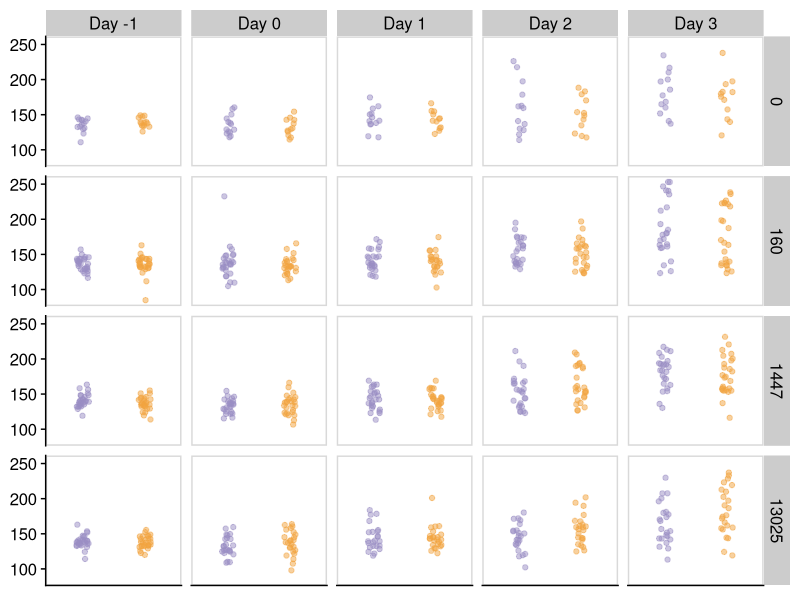

Recreate this plot in R. (Note: this script raises an error after producing the figure.)
# Thesis Script - Data Visualization
# Plots
# IR Moodie
# Last Modified = 29/03/2020

# ---- Start ----

rm(list=ls()) # clear environment

# ---- Packages ----

library(survival) # survival objects
library(survminer) # ggplot2 plotting of surv objects
library(cowplot) # plot themes
library(tidyverse) # the good stuff

# ---- Data Import ----

exp1 <- read_csv("exp1.csv", na = "na") # Experiment 1 dataset
exp2 <- read_csv("exp2.csv", na = "na") # Experiment 2 dataset
exp3 <- read_csv("exp2_effective_f.csv", na = "na") # Modified Exp 2 dataset so day is now equal to feeding day so a day where no food was give is not counted (gave up trying to do this in R so done manually)

# ---- Data tidying ----

consump1 <- gather(exp1, key = "day", value = "consumption", f0:f4) %>%
  separate(day,into=c("junk", "day"),-1) %>% 
  mutate(day = as.numeric(day)) %>%
  select(-mass_i, -mass_f, -junk, -survival, -censored) # transform consumption dataset from wide to long

consump1$day_f <- factor(consump1$day) %>%
  fct_recode("Day -1" = "0", "Day 0" = "1", "Day 1" = "2", "Day 2" = "3", "Day 3" = "4") # change day names

consump1$fungus_ordered <- factor(consump1$fungus, levels = c("dead", "alive")) # change order of fungal treatments

consump2 <- gather(exp2, key = "day", value = "consumption", f0:f4) %>%
  separate(day,into=c("junk", "day"),-1) %>% 
  mutate(day = as.numeric(day)) %>%
  select(-junk, -survival, -censored) %>%
  filter(feeding == "constant") # wide to long for exp 2

consump2$day_f <- factor(consump2$day) %>%
  fct_recode("Day -1" = "0", "Day 1" = "1", "Day 2" = "2", "Day 3" = "3", "Day 4" = "4")

consump2$method_f <- fct_recode(consump2$method, "Injection" = "injection", "Spray" = "spray") # capitalise for increased pretty-ness

consump2$fungus_ordered <- factor(consump2$fungus, levels = c("control", "alive")) # match order with previous graphs

consump3 <- gather(exp3, key = "day", value = "consumption", f0:f4) %>%
  separate(day,into=c("junk", "day"),-1) %>% 
  mutate(day = as.numeric(day)) %>%
  select(-junk, -survival, -censored) %>%
  filter(method == "spray", day != 3, day != 4)
  
consump3$day_f <- factor(consump3$day) %>%
  fct_recode("Feeding day -1" = "0", "Feeding day 0" = "1", "Feeding day 1" = "2") # set day to effective feeding day
consump3$feeding_f <- fct_recode(consump3$feeding, "Constant" = "constant", "Enforced anorexia" = "starved") # better titles
consump3$fungus_ordered <- factor(consump3$fungus, levels = c("control", "alive")) # sort order

survival1 <- exp1 %>%
  select(-mass_i, -mass_f, -f0, -f1, -f2, -f3, -f4) # survival data of interest in exp1

survival2 <- exp2 %>%
  filter(feeding == "constant") %>%
  select(-f0, -f1, -f2, -f3, -f4) # survival data of interest in exp2

survival2$method_f <- fct_recode(survival2$method, "Injection" = "injection", "Spray" = "spray")

survival3 <- exp2 %>%
  filter(method == "spray") %>%
  select(-f0, -f1, -f2, -f3, -f4) # survival data of interest in exp3

survival3$feeding_f <- fct_recode(survival3$feeding, "Constant" = "constant", "Enforced anorexia" = "starved")

mass1 <- exp1 %>%
  select(-survival, -censored, -label)

mass1$mass_diff <- mass1$mass_f-mass1$mass_i
mass1$f_total <- mass1$f0+mass1$f1+mass1$f2+mass1$f3+mass1$f4

rm(exp1, exp2, exp3) # remove original datasets

# ---- Consumption Plot Exp 1 ----

ggconsump1 <- ggplot(consump1, aes(y = consumption, x = fungus_ordered, colour = fungus_ordered)) + # setup objecy
  geom_jitter(height = 0, width = 0.1, alpha = 0.5) + # add points with jitter and alpha values
  scale_color_manual(values=c("#998ec3", "#f1a340")) + # set colours to match theme
  facet_grid(spore~day_f) + # facet by spore and day
  theme_half_open() + # cowplot pretty +1
  panel_border() + # more cowplot pretty
  theme(legend.position = "none") + # get rid of legend (added after)
  theme(axis.title.x=element_blank(),
        axis.text.x=element_blank(),
        axis.ticks.x=element_blank(),
        axis.title.y=element_blank()) # remove x axis text, ticks and title as well as Y title (titles added after)

ggconsump1 # show graph

ggsave("Consumption_Experiment_1.png",
       plot = ggconsump1,
       path = "figs",
       dpi = "retina",
       width = 10,
       height = 8,
       type = "cairo") # export graph

# ---- Consumption Plot Exp 2 ----

ggconsump2 <- ggplot(consump2, aes(y = consumption, x = fungus_ordered, colour = fungus_ordered)) + # setup object
  geom_jitter(height = 0, width = 0.1, alpha = 0.5) + # add points with jitter and alpha values
  scale_color_manual(values=c("#998ec3", "#f1a340")) + # add theme colours
  facet_grid(method_f~day_f) + # facet by method and day
  theme_half_open() + # pretty +1
  panel_border() + # pretty +2
  theme(legend.position = "none") + # get rid of legend (added after)
  theme(axis.title.x=element_blank(),
        axis.text.x=element_blank(),
        axis.ticks.x=element_blank(),
        axis.title.y=element_blank()) # remove x elements and y axis title (added after)

ggconsump2 # show graph (DAY 0 is added after)

ggsave("Consumption_Experiment_2.png",
       plot = ggconsump2,
       path = "figs",
       dpi = "retina", 
       width = 10,
       height = 4,
       type = "cairo") # export graph

# ---- Consumption Plot Exp 3 ----

ggconsump3 <- ggplot(consump3, aes(y = consumption, x = fungus_ordered, colour = fungus_ordered)) + # setup object
  geom_jitter(height = 0, width = 0.1, alpha = 0.5) + # add points with jitter and alpha
  scale_color_manual(values=c("#998ec3", "#f1a340")) + # add theme colours
  facet_grid(feeding_f~day_f) + # facet by feeding regime and day
  theme_half_open() + # cowplot pretty-ness
  panel_border() + # more pretty-ness
  theme(legend.position = "none") + # remove legend (added later)
  theme(axis.title.x=element_blank(),
        axis.text.x=element_blank(),
        axis.ticks.x=element_blank(),
        axis.title.y=element_blank()) # x ticks and titles remove and added later

ggconsump3 # show graph

ggsave("Consumption_Experiment_3.png",
       plot = ggconsump2b,
       path = "figs",
       dpi = "retina",
       width = 6,
       height = 4,
       type = "cairo") # export

# ---- Surivial Plot Exp 1 ----

spore.labs <- c("0","160","1447","13025") # create labels so that plots appear in order
names(spore.labs) <- c("a", "b", "c", "d") # add abcd so that label column can be used later

ggsurv1 <- ggsurvplot(
  fit = survfit(Surv(survival, censored) ~ fungus+label, data = survival1), # surv obj
  data = survival1,
  ylab = "Survival probability",
  xlab = "Days after injection",
  conf.int = FALSE,
  ylim = c(0, 1),
  palette = alpha(c("#f1a340", "#f1a340", "#f1a340", "#f1a340", "#998ec3", "#998ec3", "#998ec3", "#998ec3"),
                  c(0.7,0.7,0.7,0.7,0.7,0.7,0.7,0.7)) # colour scheme + alpha (v messy but works)
)

ggsurv1 <- ggsurv1$plot + # use ggplot to theme using cowplot
  theme_half_open() +
  background_grid() +
  panel_border() +
  scale_x_continuous(breaks = seq(from = 0, to = 10, by = 2)) +
  scale_y_continuous(breaks = seq(from = 0, to = 1, by = 0.2)) +
  facet_grid(cols = vars(label), labeller = labeller(label = spore.labs)) + # use labeller feature set up previously
  theme(legend.position = "none")

ggsurv1 # show plot

ggsave("Survival_Experiment_1.png", # export plot
       plot = ggsurv1,
       path = "figs",
       dpi = "retina",
       width = 10, 
       height = 3,
       type = "cairo")

# ---- Survival Plot Exp 2 ----

ggsurv2 <- ggsurvplot(
  fit = survfit(Surv(survival, censored) ~ method_f+fungus, data = survival2), # surv obj
  data = survival2,
  xlab = "Days after injection", 
  ylab = "Survival probability",
  conf.int = FALSE,
  ylim = c(0, 1),
  palette = alpha(c("#f1a340", "#998ec3", "#f1a340", "#998ec3"), # themeing
                  c(0.7,0.7,0.7,0.7))
)

ggsurv2 <- ggsurv2$plot + # use ggplot for themeing
  theme_half_open() +
  background_grid() +
  panel_border() +
  scale_x_continuous(breaks = seq(from = 0, to = 10, by = 2)) +
  scale_y_continuous(breaks = seq(from = 0, to = 1, by = 0.2)) +
  facet_grid(cols = vars(method_f)) +
  theme(legend.position = "none")

ggsurv2 # show plot

ggsave("Survival_Experiment_2.png", # export plot
       plot = ggsurv2,
       path = "figs",
       dpi = "retina",
       width = 5.33,
       height = 3,
       type = "cairo")

# ---- Survival Plot Exp 3 ----

ggsurv3 <- ggsurvplot(
  fit = survfit(Surv(survival, censored) ~ feeding_f+fungus, data = survival3),
  data = survival3,
  xlab = "Days after injection", 
  ylab = "Survival probability",
  conf.int = FALSE,
  ylim = c(0, 1),
  palette = alpha(c("#f1a340", "#998ec3", "#f1a340", "#998ec3"),
                  c(0.7,0.7,0.7,0.7))
)

ggsurv3 <- ggsurv3$plot +
  theme_half_open() +
  background_grid() +
  panel_border() +
  scale_x_continuous(breaks = seq(from = 0, to = 10, by = 2)) +
  scale_y_continuous(breaks = seq(from = 0, to = 1, by = 0.2)) +
  facet_grid(cols = vars(feeding_f)) +
  theme(legend.position = "none")

ggsurv3

ggsave("Survival_Experiment_3.png",
       plot = ggsurv3,
       path = "figs",
       dpi = "retina",
       width = 5.33,
       height = 3,
       type = "cairo")

# ---- Mass Plot Exp 1 ----

ggmass1 <- ggplot(data = mass1, aes(x = f_total, y = mass_diff)) +
  geom_point(alpha = 0.5, aes(group = fungus, colour = fungus)) +
  geom_smooth(method = lm, formula = y~x, alpha = 0.1, linetype = "solid", colour = "red") +
  scale_color_manual(values=c("#f1a340","#998ec3")) +
  labs(y = "Change in larvae mass (mg)",
       x = "Total Food Consumption (mg)") +
  theme_cowplot() +
  theme(legend.position = "none")

ggsave("Mass_Experiment_1.png",
       plot = ggmass1,
       path = "figs",
       dpi = "retina",
       width = 8,
       height = 8,
       type = "cairo")

# ---- End ----
  